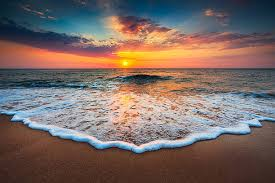
#> input picture practice wave.jpg, 275 x 183 px
$ python wave_height_from_surface.py
#> lines starting #> are read from the running program, lines starting #| are printed output that depends on the picture; after the words box and inside, x2 and y2 are one past the last pixel; in counts of white or black regions, pixels touching at a corner belong together
import cv2
import numpy as np
import matplotlib.pyplot as plt

# Load the image
image_path = 'practice wave.jpg'
img = cv2.imread(image_path)
#> img is the input picture: shape (183, 275, 3); mean B, G, R 99.5, 105, 121.7

if img is None:
    print(f"Error: Could not load image from {image_path}")
    exit(1)

# Convert to grayscale
gray = cv2.cvtColor(img, cv2.COLOR_BGR2GRAY)
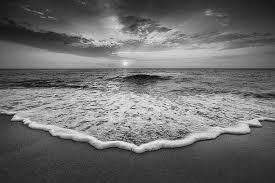
#> gray: shape (183, 275); min 5, max 246, mean 109.3

# Apply Gaussian blur to reduce noise
blurred = cv2.GaussianBlur(gray, (5, 5), 0)
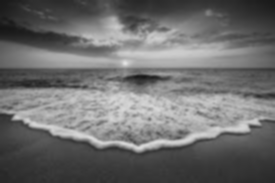
#> blurred: shape (183, 275); min 21, max 227, mean 109.3

# Apply Canny edge detection
edges = cv2.Canny(blurred, 50, 150)
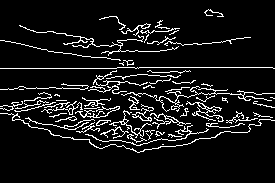
#> edges: shape (183, 275); 8.9% white in thin lines or dots, all inside (x1, y1, x2, y2) = (0, 9, 275, 153)

# Find the middle column of the image
middle_x = img.shape[1] // 2
#> middle_x = 137

# Create a region of interest around the middle
roi_width = 40  # pixels on each side of the middle
roi = edges[:, middle_x-roi_width:middle_x+roi_width]
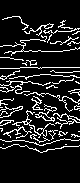
#> roi: shape (183, 80); 13.1% white in thin lines or dots, all inside (x1, y1, x2, y2) = (0, 16, 80, 153)

# Sum across the ROI width to get a stronger signal
edge_profile = np.sum(roi, axis=1)
#> edge_profile = 183 values, max 14535 at index 67, min 0 at index 0, mean 2679.6
edge_profile = edge_profile / np.max(edge_profile) * 255  # Normalize for visualization
#> edge_profile = 183 values, max 255 at index 67, min 0 at index 0, mean 47.01

# Find significant edges (wave peaks and the water surface)
significant_edges = []
for i in range(1, len(edge_profile)-1):
    # Look for peaks in the edge profile
    if edge_profile[i] > 50 and edge_profile[i] > edge_profile[i-1] and edge_profile[i] > edge_profile[i+1]:
        significant_edges.append(i)
#> after the loop, significant_edges = 26 values from 25 to 148

# Sort edges by position (top to bottom)
significant_edges.sort()

if len(significant_edges) >= 2:
    # Assume the water surface is the lowest significant edge in the upper half of the image
    upper_half = [edge for edge in significant_edges if edge < img.shape[0]/2]
#> upper_half = [25, 31, 40, 45, 51, 67, 72, 76, 81, 83, 87, 89, 91]
    if upper_half:
        water_surface_y = max(upper_half)
#> water_surface_y = 91
    else:
        # If no edge in upper half, take the highest edge
        water_surface_y = min(significant_edges)

    # Find the middle wave peak (should be one of the prominent edges)
    # We'll look for edges below the water surface
    wave_candidates = [edge for edge in significant_edges if edge > water_surface_y]
#> wave_candidates = [93, 96, 100, 104, 109, 120, 128, 131, 134, 140, 144, 146, 148]

    if wave_candidates:
        # Take the first peak below the water surface as the wave peak
        wave_peak_y = wave_candidates[0]
#> wave_peak_y = 93

        # Calculate wave height
        wave_height_pixels = wave_peak_y - water_surface_y
#> wave_height_pixels = 2
        print(f"Estimated wave height from surface: {wave_height_pixels} pixels")
#| Estimated wave height from surface: 2 pixels

        # Visualize the results
        result_img = img.copy()

        # Draw water surface line
        cv2.line(result_img, (middle_x - 100, water_surface_y), (middle_x + 100, water_surface_y), (0, 255, 0), 2)
        cv2.putText(result_img, "Water Surface", (middle_x - 200, water_surface_y - 10),
                   cv2.FONT_HERSHEY_SIMPLEX, 0.7, (0, 255, 0), 2)

        # Draw wave peak and height measurement
        cv2.line(result_img, (middle_x, water_surface_y), (middle_x, wave_peak_y), (0, 0, 255), 2)
#> result_img: shape (183, 275, 3); mean B, G, R 97, 108.4, 118.9
        cv2.putText(result_img, f"Wave Height: {wave_height_pixels}px",
                   (middle_x + 10, (water_surface_y + wave_peak_y) // 2),
                   cv2.FONT_HERSHEY_SIMPLEX, 0.7, (0, 0, 255), 2)
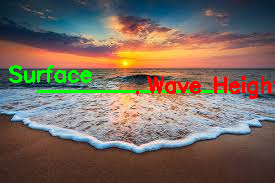
#> result_img: shape (183, 275, 3); mean B, G, R 95.5, 106.1, 121.6

        # Display the results
        plt.figure(figsize=(15, 10))

        plt.subplot(231)
        plt.title('Original Image')
        plt.imshow(cv2.cvtColor(img, cv2.COLOR_BGR2RGB))

        plt.subplot(232)
        plt.title('Edge Detection')
        plt.imshow(edges, cmap='gray')

        plt.subplot(233)
        plt.title('Middle Region ROI')
        plt.imshow(roi, cmap='gray')

        plt.subplot(234)
        plt.title('Wave Height Measurement')
        plt.imshow(cv2.cvtColor(result_img, cv2.COLOR_BGR2RGB))

        plt.subplot(235)
        plt.title('Edge Profile')
        plt.plot(edge_profile, range(len(edge_profile)))
        plt.axhline(y=water_surface_y, color='g', linestyle='-', alpha=0.5)
        plt.axhline(y=wave_peak_y, color='r', linestyle='-', alpha=0.5)
        for edge in significant_edges:
            plt.axhline(y=edge, color='b', linestyle='--', alpha=0.3)
#> this loop made 26 passes
#> edge on passes 1 to 12: 25, 31, 40, 45, 51, 67, 72, 76, 81, 83, 87, 89
        plt.gca().invert_yaxis()  # Invert y-axis to match image coordinates

        plt.tight_layout()
        plt.savefig('wave_height_from_surface_result.png')
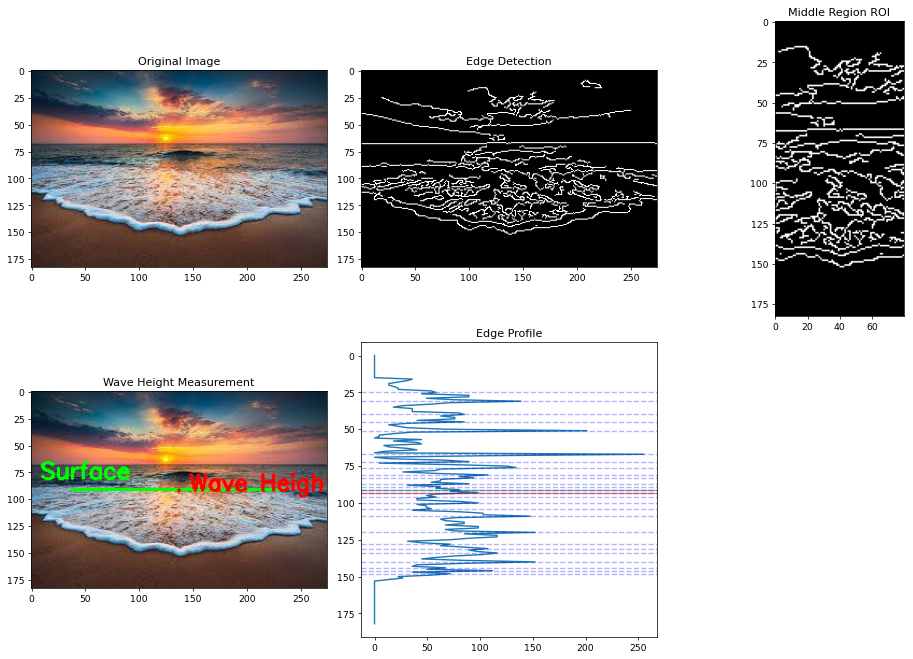
#> figure drawn by matplotlib, 5 panels
        plt.show()
    else:
        print("Could not detect wave peak below the water surface")
else:
    print("Could not detect enough significant edges in the image")

$ run again, with frame_135.jpg copied over practice wave.jpg
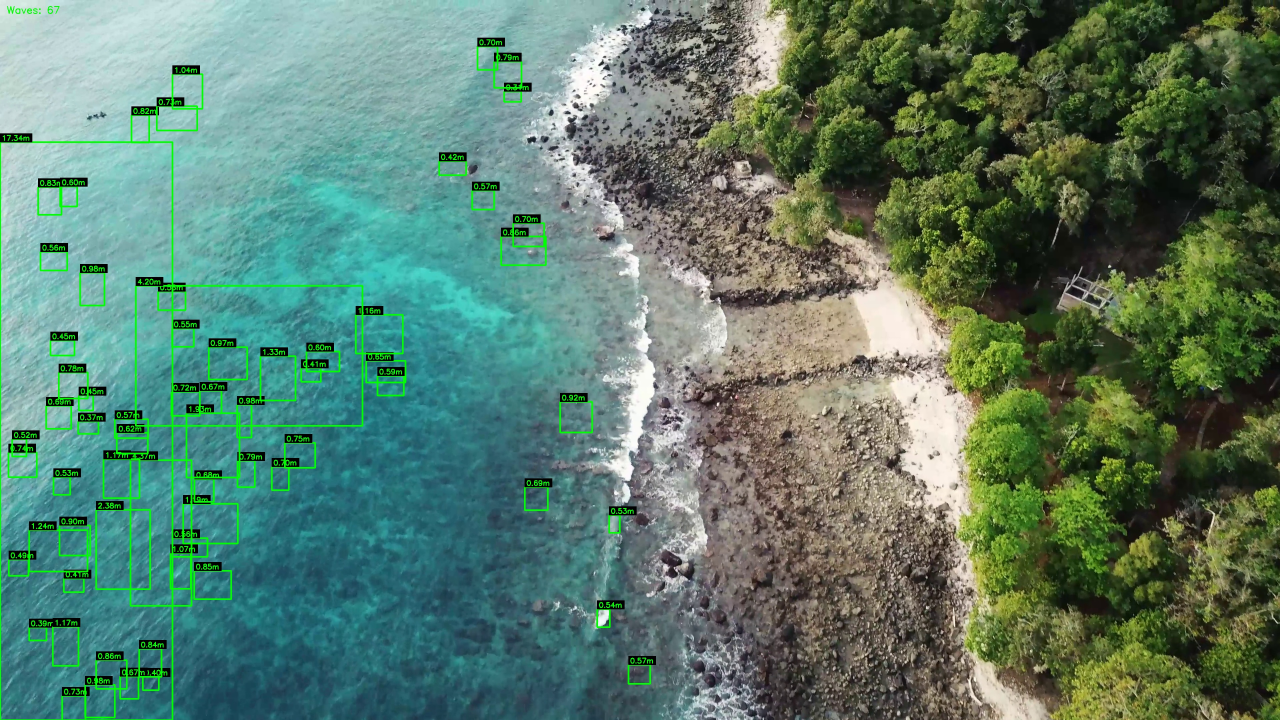
#> input picture frame_135.jpg, 3840 x 2160 px (shown at 1/3 size)
#> img is the input picture: shape (2160, 3840, 3); mean B, G, R 106.2, 123.8, 90.4
#> `edges = cv2.Canny(blurred, 50, 150)`:
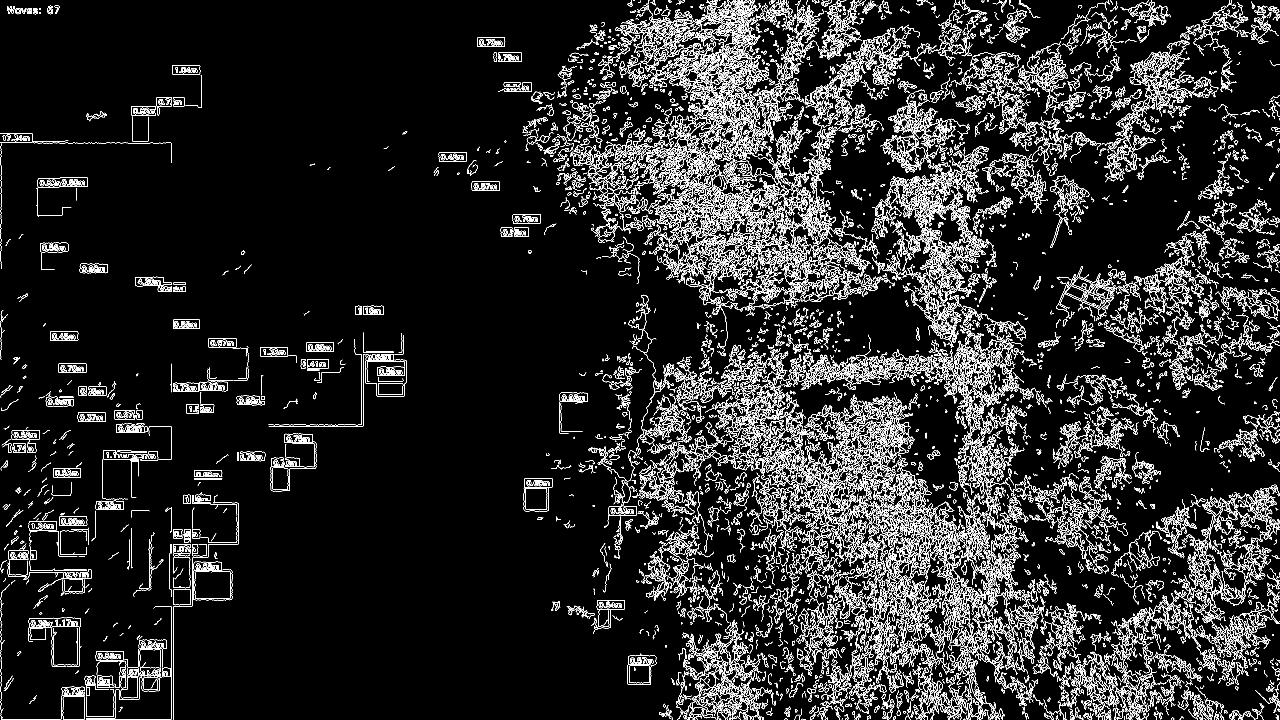
#> edges: shape (2160, 3840) (shown at 1/3 size); 7% white in thin lines or dots
#> `roi = edges[:, middle_x-roi_width:middle_x+roi_width]`:
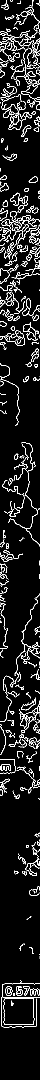
#> roi: shape (2160, 80) (shown at 1/2 size); 8.1% white in thin lines or dots
#> `edge_profile = np.sum(roi, axis=1)`: edge_profile = 2160 values, max 17340 at index 1967, min 0 at index 274, mean 1650.4
#> `edge_profile = edge_profile / np.max(edge_profile) * 255`: edge_profile = 2160 values, max 255 at index 1967, min 0 at index 274, mean 24.27
#> after the loop `for i in range(1, len(edge_profile)-1):`: significant_edges = 127 values from 11 to 2053
#> upper_half = 89 values from 11 to 759
#> water_surface_y = 759
#> wave_candidates = 38 values from 1109 to 2053
#> wave_peak_y = 1109
#> wave_height_pixels = 350
#| Estimated wave height from surface: 350 pixels
#> the loop `for edge in significant_edges:` made 127 passes
#> edge on passes 1 to 8: 11, 32, 62, 64, 70, 74, 79, 83
